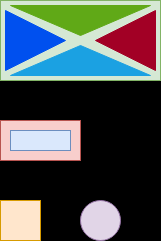
#> input picture deneme.png, 161 x 241 px
$ python detect-shapes.py --image ../deneme.png   (older library calls are emulated)
#> lines starting #> are read from the running program, lines starting #| are printed output that depends on the picture; after the words box and inside, x2 and y2 are one past the last pixel; in counts of white or black regions, pixels touching at a corner belong together
### shape-detection/shapedetector.py
import cv2

class ShapeDetector:
    def __init__(self):
        pass
    def detect(self, c):
        shape = "unidentified"
        peri = cv2.arcLength(c, True)
        approx = cv2.approxPolyDP(c, 0.04 * peri, True)
        if len(approx) == 3:
            shape = "triangle"
        elif len(approx) == 4:
            (x, y, w, h) = cv2.boundingRect(approx)
            ar = w / float(h)
            shape = "square" if ar >= 0.95 and ar <= 1.05 else "rectangle"
        elif len(approx) == 5:
            shape = "pentagon"
        else:
            shape = "circle"
        return shape

### shape-detection/detect-shapes.py
from shapedetector import ShapeDetector
import argparse
import imutils
import cv2

ap = argparse.ArgumentParser()
ap.add_argument("-i", "--image", required=True, help="path to the input image")
args = vars(ap.parse_args())

image = cv2.imread(args["image"])
#> image is the input picture: shape (241, 161, 3); mean B, G, R 86.2, 84.8, 77.8
resized = imutils.resize(image, width=300)
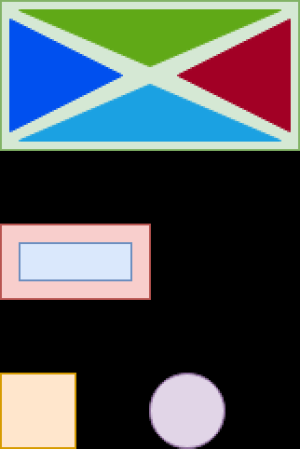
#> resized: shape (449, 300, 3); mean B, G, R 86.2, 84.8, 77.8
ratio = image.shape[0] / float(resized.shape[0])
#> ratio = 0.537
gray = cv2.cvtColor(resized, cv2.COLOR_BGR2GRAY)
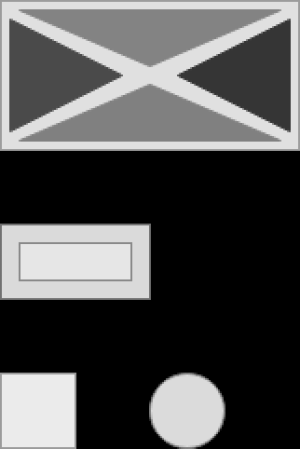
#> gray: shape (449, 300); min 0, max 235, mean 82.9
blurred = cv2.GaussianBlur(gray, (5, 5), 0)
thresh = cv2.threshold(blurred, 192, 255, cv2.THRESH_BINARY)[1]
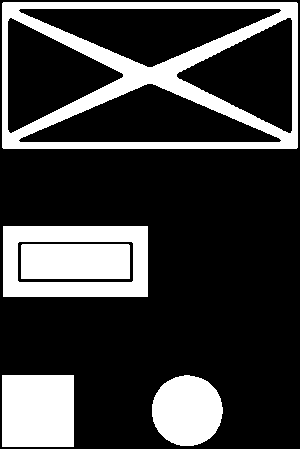
#> thresh: shape (449, 300); 23.9% white; 5 white regions
cnts = cv2.findContours(thresh.copy(), cv2.RETR_LIST, cv2.CHAIN_APPROX_SIMPLE)
#> cnts = 10 contours; largest, box (x1, y1, x2, y2) and area: (2, 2, 298, 149) 43068, (3, 226, 148, 297) 10080, (18, 83, 282, 143) 8316, (18, 8, 282, 68) 8286, (176, 17, 293, 134) 7167
cnts = cnts[0] if imutils.is_cv2() else cnts[1]
sd = ShapeDetector()

for c in cnts:
    M = cv2.moments(c)
    cX = int((M["m10"] / M["m00"]) * ratio)
    cY = int((M["m01"] / M["m00"]) * ratio)
    shape = sd.detect(c)
    c = c.astype("float")
    c *= ratio
    c = c.astype("int")
    cv2.drawContours(image, [c], -1, (0, 255, 0), 2)
    cv2.putText(image, shape, (cX, cY), cv2.FONT_HERSHEY_SIMPLEX,
                0.5, (255, 255, 255), 2)
    cv2.imshow("Image", image)
    cv2.waitKey(0)
#> this loop made 10 passes
#> (cX, cY, shape, peri in detect, approx in detect) on passes 6 to 9: (80, 65, 'triangle', 574.9, [[18, 140], [147, 83], [281, 140]]), (135, 40, 'triangle', 394.9, [[292, 20], [290, 133], [176, 76]]), (25, 40, 'triangle', 393.7, [[7, 21], [123, 76], [10, 133]]), (80, 15, 'triangle', 574.9, [[18, 10], [281, 10], [152, 67]])
#> (cX, cY, shape, peri in detect, approx in detect, x in detect, y in detect, w in detect) on passes 3, 4, 10: (40, 140, 'rectangle', 282.8, [[21, 245], [21, 278], [129, 278], [128, 244]], 21, 244, 109), (40, 140, 'rectangle', 309.3, [[17, 243], [131, 241], [133, 280], [19, 282]], 17, 241, 117), (80, 40, 'rectangle', 879.7, [[2, 3], [3, 148], [297, 147], [296, 2]], 2, 2, 296)
#> pass 1, `cv2.imshow("Image", image)`:
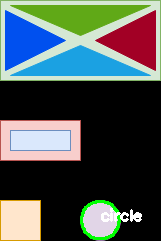
#> window 'Image': shape (241, 161, 3); mean B, G, R 85.4, 86.8, 77.1
#> pass 2, `cv2.imshow("Image", image)`:
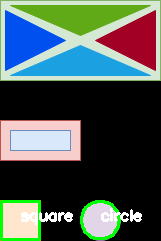
#> window 'Image': shape (241, 161, 3); mean B, G, R 85.5, 88.8, 75.8
#> after the loop:
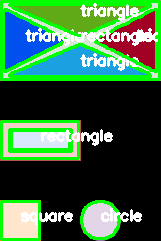
#> image: shape (241, 161, 3); mean B, G, R 66, 104.3, 57
